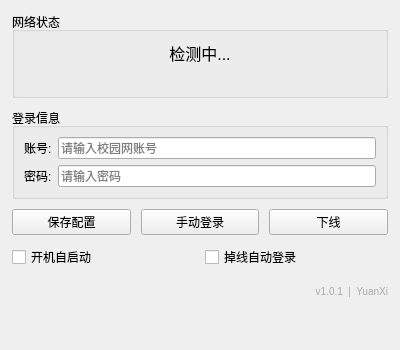
<?xml version="1.0" encoding="UTF-8"?>
<ui version="4.0">
 <class>MainWindow</class>
 <widget class="QWidget" name="MainWindow">
  <property name="geometry">
   <rect>
    <x>0</x>
    <y>0</y>
    <width>400</width>
    <height>350</height>
   </rect>
  </property>
  <property name="windowTitle">
   <string>GiWiFi自动登录软件</string>
  </property>
  <layout class="QVBoxLayout" name="mainLayout">
   <property name="spacing">
    <number>10</number>
   </property>
   <property name="leftMargin">
    <number>12</number>
   </property>
   <property name="topMargin">
    <number>12</number>
   </property>
   <property name="rightMargin">
    <number>12</number>
   </property>
   <property name="bottomMargin">
    <number>12</number>
   </property>
   <!-- 网络状态 -->
   <item>
    <widget class="QGroupBox" name="status_group">
     <property name="title">
      <string>网络状态</string>
     </property>
     <layout class="QVBoxLayout" name="statusLayout">
      <item>
       <widget class="QLabel" name="status_label">
        <property name="text">
         <string>检测中...</string>
        </property>
        <property name="alignment">
         <set>Qt::AlignCenter</set>
        </property>
        <property name="font">
         <font>
          <pointsize>12</pointsize>
         </font>
        </property>
       </widget>
      </item>
      <item>
       <widget class="QLabel" name="duration_label">
        <property name="text">
         <string/>
        </property>
        <property name="alignment">
         <set>Qt::AlignCenter</set>
        </property>
        <property name="styleSheet">
         <string>color: #666;</string>
        </property>
        <property name="font">
         <font>
          <pointsize>10</pointsize>
         </font>
        </property>
       </widget>
      </item>
     </layout>
    </widget>
   </item>
   <!-- 登录信息 -->
   <item>
    <widget class="QGroupBox" name="cred_group">
     <property name="title">
      <string>登录信息</string>
     </property>
     <layout class="QVBoxLayout" name="credLayout">
      <item>
       <layout class="QHBoxLayout" name="user_layout">
        <item>
         <widget class="QLabel" name="user_label">
          <property name="text">
           <string>账号:</string>
          </property>
         </widget>
        </item>
        <item>
         <widget class="QLineEdit" name="username_input">
          <property name="placeholderText">
           <string>请输入校园网账号</string>
          </property>
         </widget>
        </item>
       </layout>
      </item>
      <item>
       <layout class="QHBoxLayout" name="pass_layout">
        <item>
         <widget class="QLabel" name="pass_label">
          <property name="text">
           <string>密码:</string>
          </property>
         </widget>
        </item>
        <item>
         <widget class="QLineEdit" name="password_input">
          <property name="placeholderText">
           <string>请输入密码</string>
          </property>
          <property name="echoMode">
           <enum>QLineEdit::Password</enum>
          </property>
         </widget>
        </item>
       </layout>
      </item>
     </layout>
    </widget>
   </item>
   <!-- 按钮 -->
   <item>
    <layout class="QHBoxLayout" name="btn_layout">
     <item>
      <widget class="QPushButton" name="save_btn">
       <property name="text">
        <string>保存配置</string>
       </property>
      </widget>
     </item>
     <item>
      <widget class="QPushButton" name="login_btn">
       <property name="text">
        <string>手动登录</string>
       </property>
      </widget>
     </item>
     <item>
      <widget class="QPushButton" name="logout_btn">
       <property name="text">
        <string>下线</string>
       </property>
      </widget>
     </item>
    </layout>
   </item>
   <!-- 复选框 -->
   <item>
    <layout class="QHBoxLayout" name="cb_layout">
     <item>
      <widget class="QCheckBox" name="autostart_cb">
       <property name="text">
        <string>开机自启动</string>
       </property>
      </widget>
     </item>
     <item>
      <widget class="QCheckBox" name="auto_reconnect_cb">
       <property name="text">
        <string>掉线自动登录</string>
       </property>
      </widget>
     </item>
    </layout>
   </item>
   <!-- 版本信息 -->
   <item>
    <widget class="QLabel" name="version_label">
     <property name="text">
      <string>v1.0.1  |  YuanXi</string>
     </property>
     <property name="alignment">
      <set>Qt::AlignRight|Qt::AlignVCenter</set>
     </property>
     <property name="styleSheet">
      <string>color: #aaa; font-size: 10px;</string>
     </property>
    </widget>
   </item>
   <!-- 日志 -->
   <item>
    <widget class="QLabel" name="log_label">
     <property name="text">
      <string/>
     </property>
     <property name="alignment">
      <set>Qt::AlignCenter</set>
     </property>
     <property name="styleSheet">
      <string>color: gray; font-size: 11px;</string>
     </property>
    </widget>
   </item>
  </layout>
 </widget>
 <resources/>
 <connections/>
</ui>
